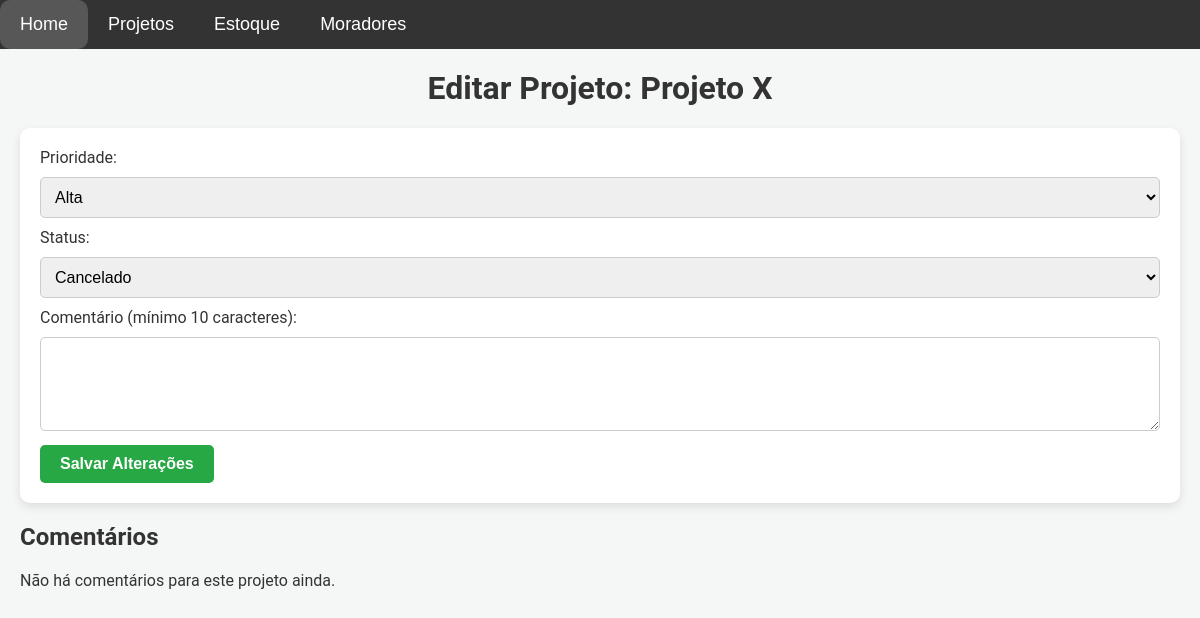
Page /editar/4 on the earlier database version.
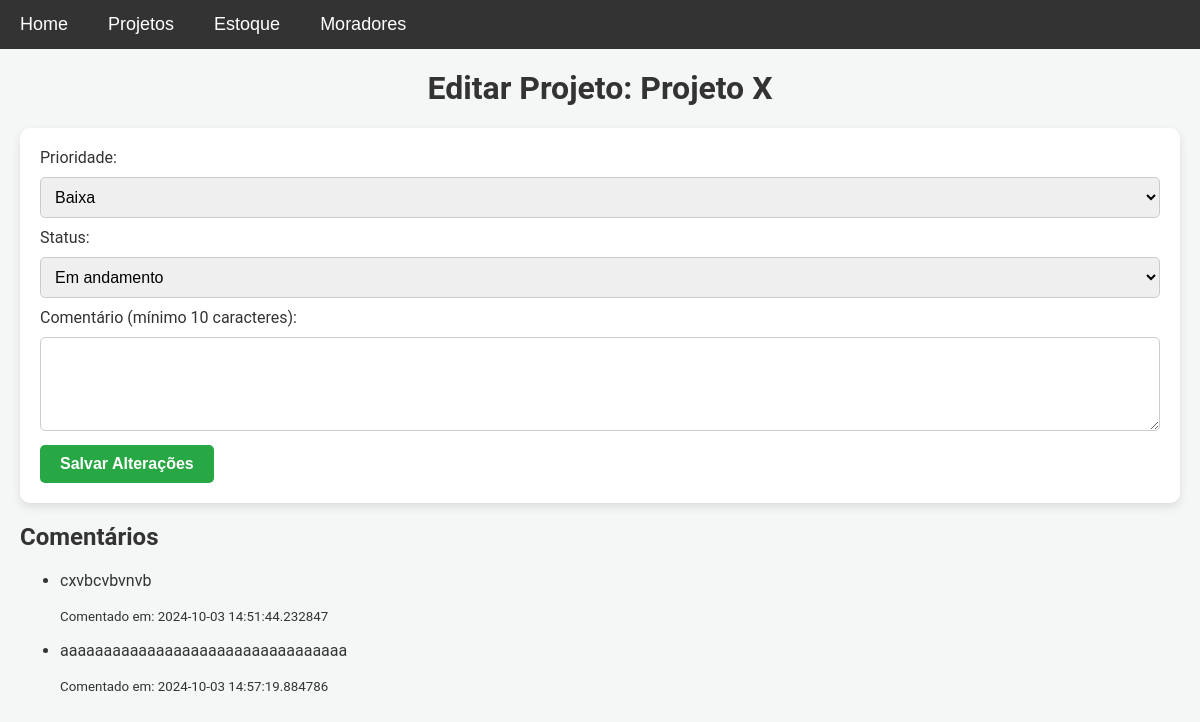
Same page on the later database version.
### models.py (models this page shows)
class Projeto(db.Model):
    id = db.Column(db.Integer, primary_key=True)
    nome = db.Column(db.String(100), nullable=False)
    descricao = db.Column(db.Text, nullable=False)
    prioridade = db.Column(db.String(50), nullable=False)
    previsao_termino = db.Column(db.Date, nullable=False)
    responsavel = db.Column(db.String(100), nullable=False)
    status = db.Column(db.String(50), nullable=False)
    orcamento = db.Column(db.Float, nullable=True)
    data_criacao = db.Column(db.DateTime, default=datetime.now(tz))  # Adiciona a data de criação com o fuso horário correto

class Comentario(db.Model):
    id = db.Column(db.Integer, primary_key=True)
    projeto_id = db.Column(db.Integer, db.ForeignKey('projeto.id'), nullable=False)
    conteudo = db.Column(db.Text, nullable=False)
    data_comentario = db.Column(db.DateTime, default=datetime.now(tz))  # Ajuste de fuso horário no comentário

### app.py (the view, shortened to what this page needs)
@app.route('/editar/<int:projeto_id>', methods=['GET', 'POST'])
def editar_projeto(projeto_id):
    projeto = Projeto.query.get_or_404(projeto_id)
    comentarios = Comentario.query.filter_by(projeto_id=projeto_id).all()
    return render_template('editar_projeto.html', projeto=projeto, comentarios=comentarios)

### templates/editar_projeto.html (shortened to what this page needs)
{% extends 'base.html' %}
{% block content %}
        <h1>Editar Projeto: {{ projeto.nome }}</h1>
        <form method="POST">
            <label for="prioridade">Prioridade:</label>
            <select name="prioridade" required>
                <option value="Baixa" {% if projeto.prioridade == 'Baixa' %}selected{% endif %}>Baixa</option>
                <option value="Alta" {% if projeto.prioridade == 'Alta' %}selected{% endif %}>Alta</option>
            </select><br>
            <label for="status">Status:</label>
            <select name="status" required>
                <option value="Em andamento" {% if projeto.status == 'Em andamento' %}selected{% endif %}>Em andamento</option>
                <option value="Cancelado" {% if projeto.status == 'Cancelado' %}selected{% endif %}>Cancelado</option>
            </select><br>
            <label for="comentario">Comentário (mínimo 10 caracteres):</label><br>
            <textarea name="comentario" rows="4" cols="50" required></textarea><br>
            <button type="submit">Salvar Alterações</button>
        </form>
        <h2>Comentários</h2>
        {% if comentarios %}
            <ul>
                {% for comentario in comentarios %}
                    <li>
                        <p>{{ comentario.conteudo }}</p>
                        <small>Comentado em: {{ comentario.data_comentario }}</small>
                    </li>
                {% endfor %}
            </ul>
        {% else %}
            <p>Não há comentários para este projeto ainda.</p>
        {% endif %}
{% endblock %}

Differences in the rows shown:
changed Projeto "Projeto X": prioridade "Alta" → "Baixa"; status "Cancelado" → "Em andamento"
added Comentario: conteudo "cxvbcvbvnvb", data_comentario "2024-10-03 14:51:44.232847"
added Comentario: conteudo "aaaaaaaaaaaaaaaaaaaaaaaaaaaaaaaaa", data_comentario "2024-10-03 14:57:19.884786"
Other differences:
text no longer shown: "Não há comentários para este projeto ainda."
